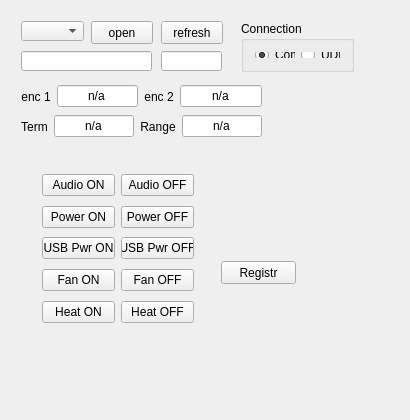
<?xml version="1.0" encoding="UTF-8"?>
<ui version="4.0">
 <class>MainWindow</class>
 <widget class="QMainWindow" name="MainWindow">
  <property name="geometry">
   <rect>
    <x>0</x>
    <y>0</y>
    <width>410</width>
    <height>420</height>
   </rect>
  </property>
  <property name="minimumSize">
   <size>
    <width>300</width>
    <height>420</height>
   </size>
  </property>
  <property name="maximumSize">
   <size>
    <width>16777215</width>
    <height>16777215</height>
   </size>
  </property>
  <property name="windowTitle">
   <string>Бионкуляр - lpc1758_ctrl</string>
  </property>
  <property name="animated">
   <bool>true</bool>
  </property>
  <property name="tabShape">
   <enum>QTabWidget::Rounded</enum>
  </property>
  <widget class="QWidget" name="centralWidget">
   <layout class="QVBoxLayout" name="verticalLayout">
    <item>
     <widget class="QWidget" name="widget" native="true">
      <property name="sizePolicy">
       <sizepolicy hsizetype="Preferred" vsizetype="Preferred">
        <horstretch>0</horstretch>
        <verstretch>0</verstretch>
       </sizepolicy>
      </property>
      <property name="minimumSize">
       <size>
        <width>0</width>
        <height>150</height>
       </size>
      </property>
      <widget class="QComboBox" name="comComboBox">
       <property name="geometry">
        <rect>
         <x>10</x>
         <y>10</y>
         <width>63</width>
         <height>20</height>
        </rect>
       </property>
      </widget>
      <widget class="QPushButton" name="pushButtonComOpen">
       <property name="geometry">
        <rect>
         <x>80</x>
         <y>10</y>
         <width>62</width>
         <height>23</height>
        </rect>
       </property>
       <property name="text">
        <string>open</string>
       </property>
      </widget>
      <widget class="QPushButton" name="pushButton_refreshCom">
       <property name="geometry">
        <rect>
         <x>150</x>
         <y>10</y>
         <width>62</width>
         <height>23</height>
        </rect>
       </property>
       <property name="text">
        <string>refresh</string>
       </property>
      </widget>
      <widget class="QWidget" name="widget_3" native="true">
       <property name="geometry">
        <rect>
         <x>20</x>
         <y>150</y>
         <width>174</width>
         <height>175</height>
        </rect>
       </property>
       <layout class="QVBoxLayout" name="verticalLayout_2">
        <item>
         <widget class="QWidget" name="widget_2" native="true">
          <layout class="QHBoxLayout" name="horizontalLayout">
           <property name="leftMargin">
            <number>0</number>
           </property>
           <property name="topMargin">
            <number>0</number>
           </property>
           <property name="rightMargin">
            <number>0</number>
           </property>
           <property name="bottomMargin">
            <number>0</number>
           </property>
           <item>
            <widget class="QPushButton" name="audioOn">
             <property name="text">
              <string>Audio ON</string>
             </property>
            </widget>
           </item>
           <item>
            <widget class="QPushButton" name="audioOff">
             <property name="text">
              <string>Audio OFF</string>
             </property>
            </widget>
           </item>
          </layout>
         </widget>
        </item>
        <item>
         <widget class="QWidget" name="widget_4" native="true">
          <layout class="QHBoxLayout" name="horizontalLayout_2">
           <property name="leftMargin">
            <number>0</number>
           </property>
           <property name="topMargin">
            <number>0</number>
           </property>
           <property name="rightMargin">
            <number>0</number>
           </property>
           <property name="bottomMargin">
            <number>0</number>
           </property>
           <item>
            <widget class="QPushButton" name="pushButtonPwrOn">
             <property name="text">
              <string>Power ON</string>
             </property>
            </widget>
           </item>
           <item>
            <widget class="QPushButton" name="pushButtonPwrOff">
             <property name="text">
              <string>Power OFF</string>
             </property>
            </widget>
           </item>
          </layout>
         </widget>
        </item>
        <item>
         <widget class="QWidget" name="widget_6" native="true">
          <layout class="QHBoxLayout" name="horizontalLayout_4">
           <property name="leftMargin">
            <number>0</number>
           </property>
           <property name="topMargin">
            <number>0</number>
           </property>
           <property name="rightMargin">
            <number>0</number>
           </property>
           <property name="bottomMargin">
            <number>0</number>
           </property>
           <item>
            <widget class="QPushButton" name="pushButtonUsbPwrOn">
             <property name="text">
              <string>USB Pwr ON</string>
             </property>
            </widget>
           </item>
           <item>
            <widget class="QPushButton" name="pushButtonUsbPwrOff">
             <property name="text">
              <string>USB Pwr OFF</string>
             </property>
            </widget>
           </item>
          </layout>
         </widget>
        </item>
        <item>
         <widget class="QWidget" name="widget_5" native="true">
          <layout class="QHBoxLayout" name="horizontalLayout_3">
           <property name="leftMargin">
            <number>0</number>
           </property>
           <property name="topMargin">
            <number>0</number>
           </property>
           <property name="rightMargin">
            <number>0</number>
           </property>
           <property name="bottomMargin">
            <number>0</number>
           </property>
           <item>
            <widget class="QPushButton" name="pushButtonFanOn">
             <property name="text">
              <string>Fan ON</string>
             </property>
            </widget>
           </item>
           <item>
            <widget class="QPushButton" name="pushButtonFanOff">
             <property name="text">
              <string>Fan OFF</string>
             </property>
            </widget>
           </item>
          </layout>
         </widget>
        </item>
        <item>
         <widget class="QWidget" name="widget_7" native="true">
          <layout class="QHBoxLayout" name="horizontalLayout_5">
           <property name="leftMargin">
            <number>0</number>
           </property>
           <property name="topMargin">
            <number>0</number>
           </property>
           <property name="rightMargin">
            <number>0</number>
           </property>
           <property name="bottomMargin">
            <number>0</number>
           </property>
           <item>
            <widget class="QPushButton" name="pushButtonHeatOn">
             <property name="text">
              <string>Heat ON</string>
             </property>
            </widget>
           </item>
           <item>
            <widget class="QPushButton" name="pushButtonHeatOff">
             <property name="text">
              <string>Heat OFF</string>
             </property>
            </widget>
           </item>
          </layout>
         </widget>
        </item>
       </layout>
      </widget>
      <widget class="QPushButton" name="pushButtonRegistr">
       <property name="geometry">
        <rect>
         <x>210</x>
         <y>250</y>
         <width>75</width>
         <height>23</height>
        </rect>
       </property>
       <property name="text">
        <string>Registr</string>
       </property>
      </widget>
      <widget class="QGroupBox" name="groupBox">
       <property name="geometry">
        <rect>
         <x>230</x>
         <y>10</y>
         <width>113</width>
         <height>51</height>
        </rect>
       </property>
       <property name="title">
        <string>Connection</string>
       </property>
       <layout class="QHBoxLayout" name="horizontalLayout_6">
        <item>
         <widget class="QRadioButton" name="radioButtonConnCom">
          <property name="text">
           <string>Com</string>
          </property>
          <property name="checked">
           <bool>true</bool>
          </property>
         </widget>
        </item>
        <item>
         <widget class="QRadioButton" name="radioButtonConnUdp">
          <property name="text">
           <string>UDP</string>
          </property>
         </widget>
        </item>
       </layout>
      </widget>
      <widget class="QLineEdit" name="lineEditDstAddr">
       <property name="geometry">
        <rect>
         <x>10</x>
         <y>40</y>
         <width>131</width>
         <height>20</height>
        </rect>
       </property>
       <property name="alignment">
        <set>Qt::AlignCenter</set>
       </property>
      </widget>
      <widget class="QLineEdit" name="lineEditDstPort">
       <property name="geometry">
        <rect>
         <x>150</x>
         <y>40</y>
         <width>61</width>
         <height>20</height>
        </rect>
       </property>
       <property name="alignment">
        <set>Qt::AlignCenter</set>
       </property>
      </widget>
      <widget class="QWidget" name="widget_8" native="true">
       <property name="geometry">
        <rect>
         <x>10</x>
         <y>70</y>
         <width>241</width>
         <height>31</height>
        </rect>
       </property>
       <layout class="QHBoxLayout" name="horizontalLayout_7">
        <property name="leftMargin">
         <number>0</number>
        </property>
        <property name="topMargin">
         <number>0</number>
        </property>
        <property name="rightMargin">
         <number>0</number>
        </property>
        <property name="bottomMargin">
         <number>0</number>
        </property>
        <item>
         <widget class="QLabel" name="label">
          <property name="text">
           <string>enc 1</string>
          </property>
          <property name="alignment">
           <set>Qt::AlignCenter</set>
          </property>
         </widget>
        </item>
        <item>
         <widget class="QLineEdit" name="lineEditEnc1">
          <property name="text">
           <string>n/a</string>
          </property>
          <property name="frame">
           <bool>true</bool>
          </property>
          <property name="alignment">
           <set>Qt::AlignCenter</set>
          </property>
          <property name="readOnly">
           <bool>true</bool>
          </property>
         </widget>
        </item>
        <item>
         <widget class="QLabel" name="label_2">
          <property name="text">
           <string>enc 2</string>
          </property>
          <property name="alignment">
           <set>Qt::AlignCenter</set>
          </property>
         </widget>
        </item>
        <item>
         <widget class="QLineEdit" name="lineEditEnc2">
          <property name="text">
           <string>n/a</string>
          </property>
          <property name="alignment">
           <set>Qt::AlignCenter</set>
          </property>
          <property name="readOnly">
           <bool>true</bool>
          </property>
         </widget>
        </item>
       </layout>
      </widget>
      <widget class="QWidget" name="widget_9" native="true">
       <property name="geometry">
        <rect>
         <x>10</x>
         <y>100</y>
         <width>241</width>
         <height>31</height>
        </rect>
       </property>
       <layout class="QHBoxLayout" name="horizontalLayout_8">
        <property name="leftMargin">
         <number>0</number>
        </property>
        <property name="topMargin">
         <number>0</number>
        </property>
        <property name="rightMargin">
         <number>0</number>
        </property>
        <property name="bottomMargin">
         <number>0</number>
        </property>
        <item>
         <widget class="QLabel" name="label_3">
          <property name="text">
           <string>Term</string>
          </property>
          <property name="alignment">
           <set>Qt::AlignCenter</set>
          </property>
         </widget>
        </item>
        <item>
         <widget class="QLineEdit" name="lineEditTerm1">
          <property name="text">
           <string>n/a</string>
          </property>
          <property name="alignment">
           <set>Qt::AlignCenter</set>
          </property>
          <property name="readOnly">
           <bool>true</bool>
          </property>
         </widget>
        </item>
        <item>
         <widget class="QLabel" name="label_4">
          <property name="text">
           <string>Range</string>
          </property>
          <property name="alignment">
           <set>Qt::AlignCenter</set>
          </property>
         </widget>
        </item>
        <item>
         <widget class="QLineEdit" name="lineEditRange">
          <property name="text">
           <string>n/a</string>
          </property>
          <property name="alignment">
           <set>Qt::AlignCenter</set>
          </property>
          <property name="readOnly">
           <bool>true</bool>
          </property>
         </widget>
        </item>
       </layout>
      </widget>
     </widget>
    </item>
   </layout>
  </widget>
  <widget class="QMenuBar" name="menuBar">
   <property name="geometry">
    <rect>
     <x>0</x>
     <y>0</y>
     <width>410</width>
     <height>21</height>
    </rect>
   </property>
  </widget>
  <widget class="QStatusBar" name="statusBar">
   <property name="autoFillBackground">
    <bool>false</bool>
   </property>
   <property name="sizeGripEnabled">
    <bool>false</bool>
   </property>
  </widget>
 </widget>
 <layoutdefault spacing="6" margin="11"/>
 <resources/>
 <connections/>
</ui>
